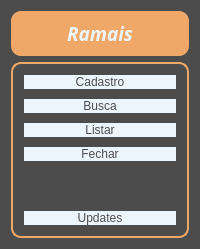
     <widget class="QFrame" name="Left">
      <property name="maximumSize">
       <size>
        <width>200</width>
        <height>370</height>
       </size>
      </property>
      <property name="styleSheet">
       <string notr="true">background-color: rgb(76, 76, 76);
border-radius: 10px;</string>
      </property>
      <property name="frameShape">
       <enum>QFrame::StyledPanel</enum>
      </property>
      <property name="frameShadow">
       <enum>QFrame::Raised</enum>
      </property>
      <layout class="QVBoxLayout" name="verticalLayout_3">
       <item>
        <widget class="QFrame" name="frame_2">
         <property name="styleSheet">
          <string notr="true">color: rgb(237, 245, 252);
background-color: rgb(240, 168, 104);
border-radius: 10px;</string>
         </property>
         <property name="frameShape">
          <enum>QFrame::StyledPanel</enum>
         </property>
         <property name="frameShadow">
          <enum>QFrame::Raised</enum>
         </property>
         <layout class="QHBoxLayout" name="horizontalLayout_3">
          <item>
           <widget class="QLabel" name="label_3">
            <property name="font">
             <font>
              <family>Source Code Pro</family>
              <pointsize>14</pointsize>
              <weight>75</weight>
              <italic>true</italic>
              <bold>true</bold>
             </font>
            </property>
            <property name="text">
             <string>&lt;html&gt;&lt;head/&gt;&lt;body&gt;&lt;p align=&quot;center&quot;&gt;Ramais&lt;/p&gt;&lt;/body&gt;&lt;/html&gt;</string>
            </property>
           </widget>
          </item>
         </layout>
        </widget>
       </item>
       <item>
        <widget class="QFrame" name="frame">
         <property name="styleSheet">
          <string notr="true">border-color: rgb(240, 168, 104);
border-radius: 10px;
border-style: solid;
border-width: 2px;
background-color: rgb(76, 76, 76);</string>
         </property>
         <property name="frameShape">
          <enum>QFrame::StyledPanel</enum>
         </property>
         <property name="frameShadow">
          <enum>QFrame::Raised</enum>
         </property>
         <layout class="QVBoxLayout" name="verticalLayout_4">
          <item>
           <widget class="QPushButton" name="pushButton_cadastro">
            <property name="sizePolicy">
             <sizepolicy hsizetype="Minimum" vsizetype="MinimumExpanding">
              <horstretch>0</horstretch>
              <verstretch>0</verstretch>
             </sizepolicy>
            </property>
            <property name="styleSheet">
             <string notr="true">background-color: rgb(237, 245, 252);
border-radius: 10px;
color: rgb(76, 76, 76);
border-color: none;</string>
            </property>
            <property name="text">
             <string>Cadastro</string>
            </property>
           </widget>
          </item>
          <item>
           <widget class="QPushButton" name="pushButton_buscar">
            <property name="sizePolicy">
             <sizepolicy hsizetype="Minimum" vsizetype="MinimumExpanding">
              <horstretch>0</horstretch>
              <verstretch>0</verstretch>
             </sizepolicy>
            </property>
            <property name="styleSheet">
             <string notr="true">background-color: rgb(237, 245, 252);
border-radius: 10px;
color: rgb(76, 76, 76);
border-color: none;</string>
            </property>
            <property name="text">
             <string>Busca</string>
            </property>
           </widget>
          </item>
          <item>
           <widget class="QPushButton" name="pushButton_listar">
            <property name="sizePolicy">
             <sizepolicy hsizetype="Minimum" vsizetype="MinimumExpanding">
              <horstretch>0</horstretch>
              <verstretch>0</verstretch>
             </sizepolicy>
            </property>
            <property name="styleSheet">
             <string notr="true">background-color: rgb(237, 245, 252);
border-radius: 10px;
color: rgb(76, 76, 76);
border-color: none;</string>
            </property>
            <property name="text">
             <string>Listar</string>
            </property>
           </widget>
          </item>
          <item>
           <widget class="QPushButton" name="pushButton_fechar">
            <property name="sizePolicy">
             <sizepolicy hsizetype="Minimum" vsizetype="MinimumExpanding">
              <horstretch>0</horstretch>
              <verstretch>0</verstretch>
             </sizepolicy>
            </property>
            <property name="styleSheet">
             <string notr="true">background-color: rgb(237, 245, 252);
border-radius: 10px;
color: rgb(76, 76, 76);
border-color: none;
</string>
            </property>
            <property name="text">
             <string>Fechar</string>
            </property>
           </widget>
          </item>
          <item>
           <spacer name="verticalSpacer">
            <property name="orientation">
             <enum>Qt::Vertical</enum>
            </property>
            <property name="sizeHint" stdset="0">
             <size>
              <width>20</width>
              <height>40</height>
             </size>
            </property>
           </spacer>
          </item>
          <item>
           <widget class="QPushButton" name="pushButton_updates">
            <property name="sizePolicy">
             <sizepolicy hsizetype="Minimum" vsizetype="MinimumExpanding">
              <horstretch>0</horstretch>
              <verstretch>0</verstretch>
             </sizepolicy>
            </property>
            <property name="styleSheet">
             <string notr="true">background-color: rgb(237, 245, 252);
border-radius: 10px;
color: rgb(76, 76, 76);
border-color: none;</string>
            </property>
            <property name="text">
             <string>Updates</string>
            </property>
           </widget>
          </item>
         </layout>
        </widget>
       </item>
      </layout>
     </widget>
